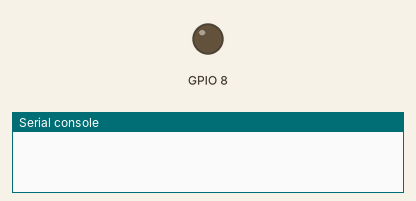
Bench run of a program on a simulated ESP32 board running MicroPython. On the bench: output pins drawn as LEDs (lit = HIGH), the last lines printed to the serial console.

Above: at 1.0 s.
At 5.5 s:
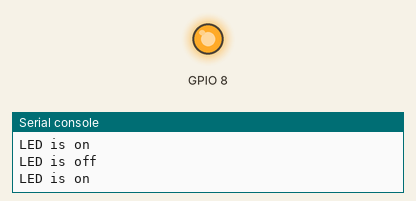
Timing chart, 0 to 6.9 s (numbered marks = the images above):
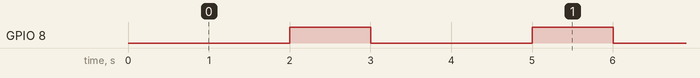

The program:

main.py
```python
import machine
import time


# variables
led_state=0
last_change=0

def led_toggle(pin, on_time,off_time):
    global led_state
    global last_change
    #object for led
    led=machine.Pin(pin,machine.Pin.OUT)
    if (time.ticks_ms()-last_change)>=off_time and led_state is 0:
        last_change=time.ticks_ms()
        led_state=1
        led.value(led_state)
        print("LED is on")
    elif (time.ticks_ms()-last_change)>=on_time and led_state is 1:
        last_change=time.ticks_ms()
        led_state=0
        led.value(led_state)
        print("LED is off")

while True:
    try:
        led_toggle(8,1000,2000)
    except KeyboardInterrupt:
        print("Exit")
        break
```

Measured:
- by itself, GPIO 8: alternates HIGH for 1.0 s and LOW for 2.0 s
